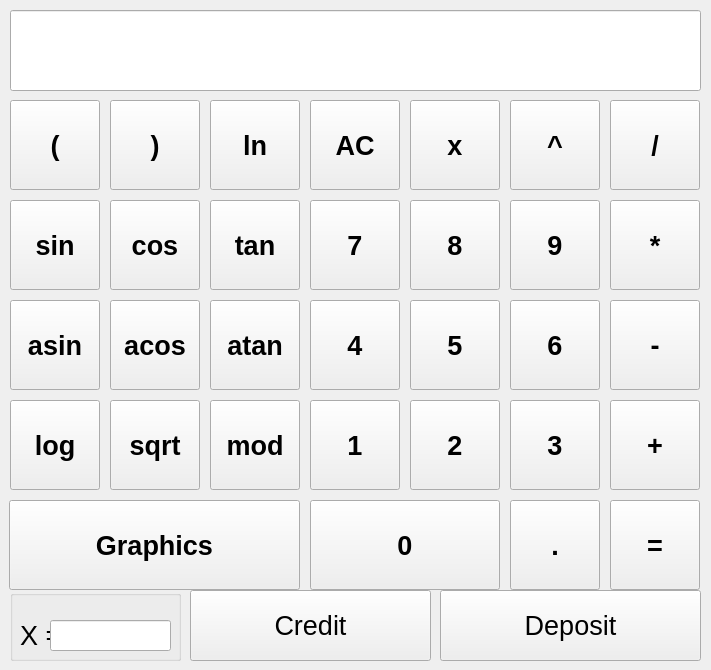
<?xml version="1.0" encoding="UTF-8"?>
<ui version="4.0">
 <class>MainWindow</class>
 <widget class="QMainWindow" name="MainWindow">
  <property name="geometry">
   <rect>
    <x>0</x>
    <y>0</y>
    <width>711</width>
    <height>670</height>
   </rect>
  </property>
  <property name="windowTitle">
   <string>MainWindow</string>
  </property>
  <widget class="QWidget" name="centralwidget">
   <widget class="QPushButton" name="pushButton_divide">
    <property name="geometry">
     <rect>
      <x>610</x>
      <y>100</y>
      <width>90</width>
      <height>90</height>
     </rect>
    </property>
    <property name="font">
     <font>
      <pointsize>20</pointsize>
      <bold>true</bold>
     </font>
    </property>
    <property name="text">
     <string>/</string>
    </property>
   </widget>
   <widget class="QPushButton" name="pushButton_mult">
    <property name="geometry">
     <rect>
      <x>610</x>
      <y>200</y>
      <width>90</width>
      <height>90</height>
     </rect>
    </property>
    <property name="font">
     <font>
      <pointsize>20</pointsize>
      <bold>true</bold>
     </font>
    </property>
    <property name="text">
     <string>*</string>
    </property>
   </widget>
   <widget class="QPushButton" name="pushButton_sub">
    <property name="geometry">
     <rect>
      <x>610</x>
      <y>300</y>
      <width>90</width>
      <height>90</height>
     </rect>
    </property>
    <property name="font">
     <font>
      <pointsize>20</pointsize>
      <bold>true</bold>
     </font>
    </property>
    <property name="text">
     <string>-</string>
    </property>
   </widget>
   <widget class="QPushButton" name="pushButton_add">
    <property name="geometry">
     <rect>
      <x>610</x>
      <y>400</y>
      <width>90</width>
      <height>90</height>
     </rect>
    </property>
    <property name="font">
     <font>
      <pointsize>20</pointsize>
      <bold>true</bold>
     </font>
    </property>
    <property name="text">
     <string>+</string>
    </property>
   </widget>
   <widget class="QPushButton" name="pushButton_equal">
    <property name="geometry">
     <rect>
      <x>610</x>
      <y>500</y>
      <width>90</width>
      <height>90</height>
     </rect>
    </property>
    <property name="font">
     <font>
      <pointsize>20</pointsize>
      <bold>true</bold>
     </font>
    </property>
    <property name="text">
     <string>=</string>
    </property>
   </widget>
   <widget class="QPushButton" name="pushButton_9">
    <property name="geometry">
     <rect>
      <x>510</x>
      <y>200</y>
      <width>90</width>
      <height>90</height>
     </rect>
    </property>
    <property name="font">
     <font>
      <pointsize>20</pointsize>
      <bold>true</bold>
     </font>
    </property>
    <property name="text">
     <string>9</string>
    </property>
   </widget>
   <widget class="QPushButton" name="pushButton_3">
    <property name="geometry">
     <rect>
      <x>510</x>
      <y>400</y>
      <width>90</width>
      <height>90</height>
     </rect>
    </property>
    <property name="font">
     <font>
      <pointsize>20</pointsize>
      <bold>true</bold>
     </font>
    </property>
    <property name="text">
     <string>3</string>
    </property>
   </widget>
   <widget class="QPushButton" name="pushButton_dot">
    <property name="geometry">
     <rect>
      <x>510</x>
      <y>500</y>
      <width>90</width>
      <height>90</height>
     </rect>
    </property>
    <property name="font">
     <font>
      <pointsize>20</pointsize>
      <bold>true</bold>
     </font>
    </property>
    <property name="text">
     <string>.</string>
    </property>
   </widget>
   <widget class="QPushButton" name="pushButton_6">
    <property name="geometry">
     <rect>
      <x>510</x>
      <y>300</y>
      <width>90</width>
      <height>90</height>
     </rect>
    </property>
    <property name="font">
     <font>
      <pointsize>20</pointsize>
      <bold>true</bold>
     </font>
    </property>
    <property name="text">
     <string>6</string>
    </property>
   </widget>
   <widget class="QPushButton" name="pushButton_8">
    <property name="geometry">
     <rect>
      <x>410</x>
      <y>200</y>
      <width>90</width>
      <height>90</height>
     </rect>
    </property>
    <property name="font">
     <font>
      <pointsize>20</pointsize>
      <bold>true</bold>
     </font>
    </property>
    <property name="text">
     <string>8</string>
    </property>
   </widget>
   <widget class="QPushButton" name="pushButton_exp">
    <property name="geometry">
     <rect>
      <x>510</x>
      <y>100</y>
      <width>90</width>
      <height>90</height>
     </rect>
    </property>
    <property name="font">
     <font>
      <pointsize>20</pointsize>
      <bold>true</bold>
     </font>
    </property>
    <property name="text">
     <string>^</string>
    </property>
   </widget>
   <widget class="QPushButton" name="pushButton_5">
    <property name="geometry">
     <rect>
      <x>410</x>
      <y>300</y>
      <width>90</width>
      <height>90</height>
     </rect>
    </property>
    <property name="font">
     <font>
      <pointsize>20</pointsize>
      <bold>true</bold>
     </font>
    </property>
    <property name="text">
     <string>5</string>
    </property>
   </widget>
   <widget class="QPushButton" name="pushButton_2">
    <property name="geometry">
     <rect>
      <x>410</x>
      <y>400</y>
      <width>90</width>
      <height>90</height>
     </rect>
    </property>
    <property name="font">
     <font>
      <pointsize>20</pointsize>
      <bold>true</bold>
     </font>
    </property>
    <property name="text">
     <string>2</string>
    </property>
   </widget>
   <widget class="QPushButton" name="pushButton_4">
    <property name="geometry">
     <rect>
      <x>310</x>
      <y>300</y>
      <width>90</width>
      <height>90</height>
     </rect>
    </property>
    <property name="font">
     <font>
      <pointsize>20</pointsize>
      <bold>true</bold>
     </font>
    </property>
    <property name="text">
     <string>4</string>
    </property>
   </widget>
   <widget class="QPushButton" name="pushButton_7">
    <property name="geometry">
     <rect>
      <x>310</x>
      <y>200</y>
      <width>90</width>
      <height>90</height>
     </rect>
    </property>
    <property name="font">
     <font>
      <pointsize>20</pointsize>
      <bold>true</bold>
     </font>
    </property>
    <property name="text">
     <string>7</string>
    </property>
   </widget>
   <widget class="QPushButton" name="pushButton_1">
    <property name="geometry">
     <rect>
      <x>310</x>
      <y>400</y>
      <width>90</width>
      <height>90</height>
     </rect>
    </property>
    <property name="font">
     <font>
      <pointsize>20</pointsize>
      <bold>true</bold>
     </font>
    </property>
    <property name="text">
     <string>1</string>
    </property>
    <property name="autoExclusive">
     <bool>false</bool>
    </property>
   </widget>
   <widget class="QPushButton" name="pushButton_AC">
    <property name="geometry">
     <rect>
      <x>310</x>
      <y>100</y>
      <width>90</width>
      <height>90</height>
     </rect>
    </property>
    <property name="font">
     <font>
      <pointsize>20</pointsize>
      <bold>true</bold>
     </font>
    </property>
    <property name="text">
     <string>AC</string>
    </property>
   </widget>
   <widget class="QPushButton" name="pushButton_0">
    <property name="geometry">
     <rect>
      <x>310</x>
      <y>500</y>
      <width>190</width>
      <height>90</height>
     </rect>
    </property>
    <property name="font">
     <font>
      <pointsize>20</pointsize>
      <bold>true</bold>
     </font>
    </property>
    <property name="text">
     <string>0</string>
    </property>
   </widget>
   <widget class="QPushButton" name="pushButton_Graphics">
    <property name="geometry">
     <rect>
      <x>9</x>
      <y>500</y>
      <width>291</width>
      <height>90</height>
     </rect>
    </property>
    <property name="font">
     <font>
      <pointsize>20</pointsize>
      <bold>true</bold>
     </font>
    </property>
    <property name="text">
     <string>Graphics</string>
    </property>
   </widget>
   <widget class="QPushButton" name="pushButton_X">
    <property name="geometry">
     <rect>
      <x>410</x>
      <y>100</y>
      <width>90</width>
      <height>90</height>
     </rect>
    </property>
    <property name="font">
     <font>
      <pointsize>20</pointsize>
      <bold>true</bold>
     </font>
    </property>
    <property name="text">
     <string>x</string>
    </property>
   </widget>
   <widget class="QPushButton" name="pushButton_MOD">
    <property name="geometry">
     <rect>
      <x>210</x>
      <y>400</y>
      <width>90</width>
      <height>90</height>
     </rect>
    </property>
    <property name="font">
     <font>
      <pointsize>20</pointsize>
      <bold>true</bold>
     </font>
    </property>
    <property name="text">
     <string>mod</string>
    </property>
   </widget>
   <widget class="QPushButton" name="pushButton_ATAN">
    <property name="geometry">
     <rect>
      <x>210</x>
      <y>300</y>
      <width>90</width>
      <height>90</height>
     </rect>
    </property>
    <property name="font">
     <font>
      <pointsize>20</pointsize>
      <bold>true</bold>
     </font>
    </property>
    <property name="text">
     <string>atan</string>
    </property>
   </widget>
   <widget class="QPushButton" name="pushButton_TAN">
    <property name="geometry">
     <rect>
      <x>210</x>
      <y>200</y>
      <width>90</width>
      <height>90</height>
     </rect>
    </property>
    <property name="font">
     <font>
      <pointsize>20</pointsize>
      <bold>true</bold>
     </font>
    </property>
    <property name="text">
     <string>tan</string>
    </property>
   </widget>
   <widget class="QPushButton" name="pushButton_close_bracket">
    <property name="geometry">
     <rect>
      <x>110</x>
      <y>100</y>
      <width>90</width>
      <height>90</height>
     </rect>
    </property>
    <property name="font">
     <font>
      <pointsize>20</pointsize>
      <bold>true</bold>
     </font>
    </property>
    <property name="text">
     <string>)</string>
    </property>
   </widget>
   <widget class="QPushButton" name="pushButton_SQRT">
    <property name="geometry">
     <rect>
      <x>110</x>
      <y>400</y>
      <width>90</width>
      <height>90</height>
     </rect>
    </property>
    <property name="font">
     <font>
      <pointsize>20</pointsize>
      <bold>true</bold>
     </font>
    </property>
    <property name="text">
     <string>sqrt</string>
    </property>
   </widget>
   <widget class="QPushButton" name="pushButton_ACOS">
    <property name="geometry">
     <rect>
      <x>110</x>
      <y>300</y>
      <width>90</width>
      <height>90</height>
     </rect>
    </property>
    <property name="font">
     <font>
      <pointsize>20</pointsize>
      <bold>true</bold>
     </font>
    </property>
    <property name="text">
     <string>acos</string>
    </property>
   </widget>
   <widget class="QPushButton" name="pushButton_COS">
    <property name="geometry">
     <rect>
      <x>110</x>
      <y>200</y>
      <width>90</width>
      <height>90</height>
     </rect>
    </property>
    <property name="font">
     <font>
      <pointsize>20</pointsize>
      <bold>true</bold>
     </font>
    </property>
    <property name="text">
     <string>cos</string>
    </property>
   </widget>
   <widget class="QPushButton" name="pushButton_open_bracket">
    <property name="geometry">
     <rect>
      <x>10</x>
      <y>100</y>
      <width>90</width>
      <height>90</height>
     </rect>
    </property>
    <property name="font">
     <font>
      <pointsize>20</pointsize>
      <bold>true</bold>
     </font>
    </property>
    <property name="text">
     <string>(</string>
    </property>
   </widget>
   <widget class="QPushButton" name="pushButton_ASIN">
    <property name="geometry">
     <rect>
      <x>10</x>
      <y>300</y>
      <width>90</width>
      <height>90</height>
     </rect>
    </property>
    <property name="font">
     <font>
      <pointsize>20</pointsize>
      <bold>true</bold>
     </font>
    </property>
    <property name="text">
     <string>asin</string>
    </property>
   </widget>
   <widget class="QPushButton" name="pushButton_LOG">
    <property name="geometry">
     <rect>
      <x>10</x>
      <y>400</y>
      <width>90</width>
      <height>90</height>
     </rect>
    </property>
    <property name="font">
     <font>
      <pointsize>20</pointsize>
      <bold>true</bold>
     </font>
    </property>
    <property name="text">
     <string>log</string>
    </property>
   </widget>
   <widget class="QPushButton" name="pushButton_SIN">
    <property name="geometry">
     <rect>
      <x>10</x>
      <y>200</y>
      <width>90</width>
      <height>90</height>
     </rect>
    </property>
    <property name="font">
     <font>
      <pointsize>20</pointsize>
      <bold>true</bold>
     </font>
    </property>
    <property name="text">
     <string>sin</string>
    </property>
   </widget>
   <widget class="QPushButton" name="pushButton_LN">
    <property name="geometry">
     <rect>
      <x>210</x>
      <y>100</y>
      <width>90</width>
      <height>90</height>
     </rect>
    </property>
    <property name="font">
     <font>
      <pointsize>20</pointsize>
      <bold>true</bold>
     </font>
    </property>
    <property name="text">
     <string>ln</string>
    </property>
   </widget>
   <widget class="QLineEdit" name="result_label">
    <property name="geometry">
     <rect>
      <x>10</x>
      <y>10</y>
      <width>691</width>
      <height>81</height>
     </rect>
    </property>
    <property name="font">
     <font>
      <pointsize>20</pointsize>
     </font>
    </property>
    <property name="text">
     <string/>
    </property>
    <property name="echoMode">
     <enum>QLineEdit::Normal</enum>
    </property>
    <property name="alignment">
     <set>Qt::AlignRight|Qt::AlignTrailing|Qt::AlignVCenter</set>
    </property>
   </widget>
   <widget class="QGroupBox" name="groupBox">
    <property name="enabled">
     <bool>true</bool>
    </property>
    <property name="geometry">
     <rect>
      <x>10</x>
      <y>590</y>
      <width>171</width>
      <height>71</height>
     </rect>
    </property>
    <property name="sizePolicy">
     <sizepolicy hsizetype="Preferred" vsizetype="Preferred">
      <horstretch>0</horstretch>
      <verstretch>0</verstretch>
     </sizepolicy>
    </property>
    <property name="layoutDirection">
     <enum>Qt::RightToLeft</enum>
    </property>
    <property name="title">
     <string/>
    </property>
    <widget class="QLabel" name="label">
     <property name="geometry">
      <rect>
       <x>10</x>
       <y>30</y>
       <width>71</width>
       <height>31</height>
      </rect>
     </property>
     <property name="font">
      <font>
       <pointsize>20</pointsize>
      </font>
     </property>
     <property name="text">
      <string>X = </string>
     </property>
    </widget>
    <widget class="QLineEdit" name="value_of_x">
     <property name="geometry">
      <rect>
       <x>40</x>
       <y>30</y>
       <width>121</width>
       <height>31</height>
      </rect>
     </property>
     <property name="font">
      <font>
       <pointsize>20</pointsize>
      </font>
     </property>
     <property name="layoutDirection">
      <enum>Qt::LeftToRight</enum>
     </property>
     <property name="alignment">
      <set>Qt::AlignLeading|Qt::AlignLeft|Qt::AlignVCenter</set>
     </property>
    </widget>
   </widget>
   <widget class="QPushButton" name="pushButton_credit">
    <property name="geometry">
     <rect>
      <x>190</x>
      <y>590</y>
      <width>241</width>
      <height>71</height>
     </rect>
    </property>
    <property name="font">
     <font>
      <pointsize>20</pointsize>
     </font>
    </property>
    <property name="text">
     <string>Credit</string>
    </property>
   </widget>
   <widget class="QPushButton" name="pushButton_deposit">
    <property name="geometry">
     <rect>
      <x>440</x>
      <y>590</y>
      <width>261</width>
      <height>71</height>
     </rect>
    </property>
    <property name="font">
     <font>
      <pointsize>20</pointsize>
     </font>
    </property>
    <property name="text">
     <string>Deposit</string>
    </property>
   </widget>
  </widget>
 </widget>
 <resources/>
 <connections/>
</ui>
